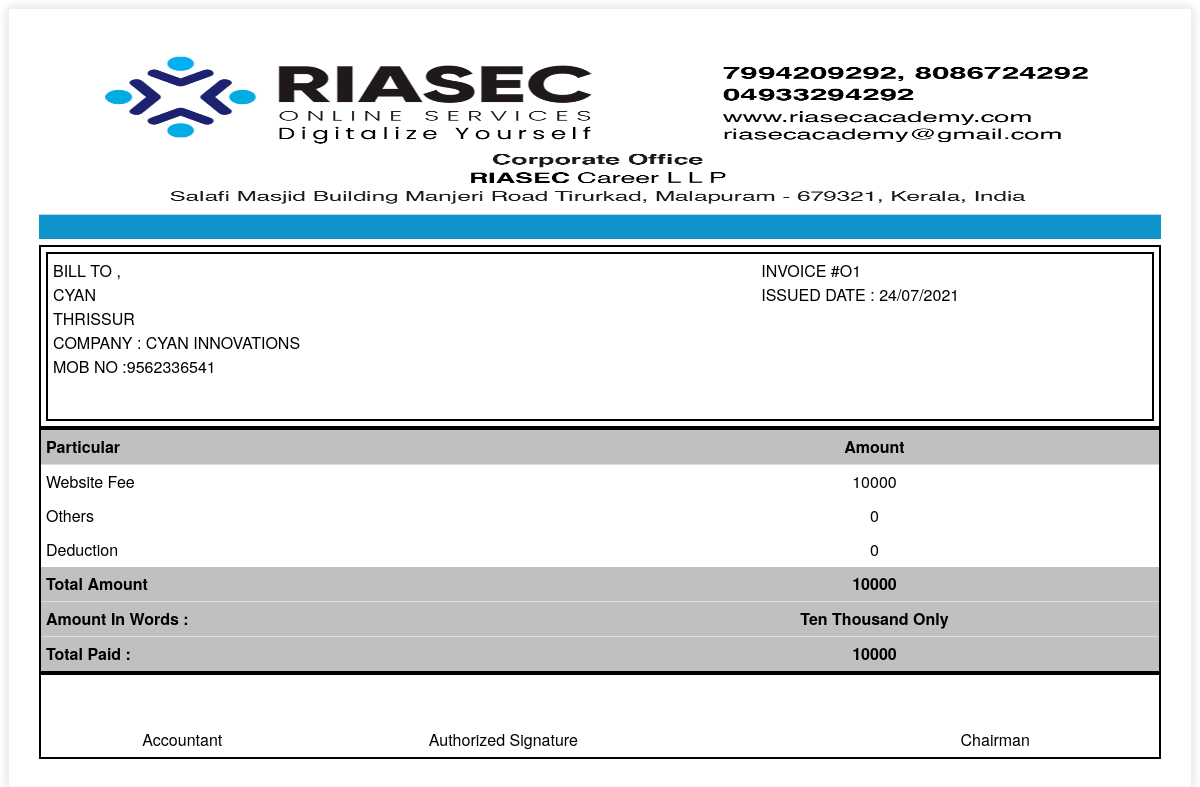
The page /onlinebill.php?bid=1 (signed in) on the database its author committed.
### tables this page shows
CREATE TABLE `client` (
  `id` int(255) NOT NULL,
  `cname` varchar(255) NOT NULL,
  `emailid` varchar(255) NOT NULL,
  `contact` varchar(255) NOT NULL,
  `place` varchar(255) DEFAULT NULL,
  `department` varchar(255) NOT NULL,
  `departmentname` varchar(255) NOT NULL,
  `company` varchar(255) DEFAULT NULL,
  `about` varchar(255) DEFAULT NULL,
  `balance` double NOT NULL DEFAULT 0,
  `delete_status` enum('0','1') NOT NULL DEFAULT '0'
);

CREATE TABLE `onlinepay_transaction` (
  `id` int(255) NOT NULL,
  `stdid` varchar(255) NOT NULL,
  `submitdate` datetime NOT NULL,
  `websitefee` double NOT NULL DEFAULT 0,
  `digitalfee` double NOT NULL DEFAULT 0,
  `appfee` double NOT NULL DEFAULT 0,
  `financialfee` double NOT NULL DEFAULT 0,
  `applicationfee` double NOT NULL DEFAULT 0,
  `certificatefee` double NOT NULL DEFAULT 0,
  `others` double NOT NULL DEFAULT 0,
  `totalamount` double NOT NULL DEFAULT 0,
  `paid` double NOT NULL DEFAULT 0,
  `transcation_remark` varchar(255) DEFAULT NULL,
  `total_deduction` double NOT NULL DEFAULT 0,
  `skey` varchar(255) DEFAULT NULL
);

### onlinebill.php (the view, shortened to what this page needs)
<?php
include("php/dbconnect.php");
$submitdate='';
        $websitefee='';
        $totalamount='';
        $othexpense='';
        $total_deduction='';
        $paid='';
        $clientname='';
        $place='';
        $contact='';
        $company='';
class numbertowordconvertsconver {
    function convert_number($number)
    {
        $giga = floor($number / 1000000);
        $number -= $giga * 1000000;
        $kilo = floor($number / 1000);
        $number -= $kilo * 1000;
        $hecto = floor($number / 100);
        $number -= $hecto * 100;
        $deca = floor($number / 10);
        $n = $number % 10;
        $result = "";
        if ($kilo)
        {
            $result .= (empty($result) ? "" : " ") .$this->convert_number($kilo) . " Thousand";
        }
        $ones = array("", "One", "Two", "Three", "Four", "Five", "Six", "Seven", "Eight", "Nine", "Ten", "Eleven", "Twelve", "Thirteen", "Fourteen", "Fifteen", "Sixteen", "Seventeen", "Eightteen", "Nineteen");
        $tens = array("", "", "Twenty", "Thirty", "Fourty", "Fifty", "Sixty", "Seventy", "Eigthy", "Ninety");
        if ($deca || $n) {
            if ($deca < 2)
            {
                $result .= $ones[$deca * 10 + $n];
            } else {
                $result .= $tens[$deca];
                if ($n)
                {
                    $result .= "-" . $ones[$n];
                }
            }
        }
        return $result;
    }
}
?>
<!doctype html>
<html>
<head>
</head>
<body>
    <div class="invoice-box">
        <?php
        $bid = mysqli_real_escape_string($conn,$_GET['bid']);
        $sql = "select * from onlinepay_transaction where id='".$bid."'";
        $q = $conn->query($sql);
        if($q->num_rows>0)
        {
        $res=$q->fetch_assoc();
        $submitdate=$res["submitdate"];
        $websitefee=$res["websitefee"];
        $othexpense=$res["others"];
        $total_deduction=$res["total_deduction"];
        $totalamount=$res["totalamount"];
        $paid=$res["paid"];
        $stdid=$res["stdid"];
        $sqll = "select * from client where id='".$stdid."'";
        $qs= $conn->query($sqll);
        if($qs->num_rows>0)
        {
        $ress=$qs->fetch_assoc();
        $clientname=strtoupper($ress["cname"]);
        $place=strtoupper($ress["place"]);
        $contact=$ress["contact"];
        $company=strtoupper($ress["company"]);
        }
        $class_obj = new numbertowordconvertsconver();
        $convert_number = $totalamount;
        }
        ?>
    <div class="top">
               <img src="img/Online.png" style="width:100%;max-height:200px;"/>
           </div>
        <table cellpadding="0" cellspacing="0">
            <tr class="information">
                <td colspan="10">
                    <table>
                        <tr>
                            <td>BILL TO ,<br>
                               <?php echo $clientname ?>
                               <br>
                               <?php echo $place ?>
                               <br>
                               COMPANY : <?php echo $company ?>
                               <br>
                               MOB NO :<?php echo $contact ?>
                            </td>
                            <td>&nbsp;</td>
                            <td>&nbsp;</td>
                            <td>&nbsp;</td>
                            <td>&nbsp;</td>
                            <td>&nbsp;</td>
                            <td>&nbsp;</td>
                            <td>&nbsp;</td>
                            <td>&nbsp;</td>
                            <td>INVOICE #O<?php echo $bid?><br>
                                ISSUED DATE : <?php echo date("d/m/Y", strtotime($submitdate))?>
                            </td>
                        </tr>
                    </table>
                </td>
            </tr>
            <table>
            <tr class="heading">
                <td>
                    Particular
                </td>
                <td>
                     Amount
                </td>
            </tr>
            <?php if($websitefee>0){?>
           <tr>
           <td>Website Fee</td>
           <td><?php echo $websitefee;?></td>
           </tr>
           <?php }?>
           <tr>
           <td>Others</td>
           <td><?php echo $othexpense;?></td>
           </tr>
           <tr>
           <td>Deduction</td>
           <td><?php echo $total_deduction;?></td>
          </tr>
          <tr class="heading">
           <td>Total Amount</td>
           <td><?php echo $totalamount;?></td>
          </tr>
          <tr class="heading">
           <td>Amount In Words :</td>
           <td><?php echo $class_obj->convert_number($convert_number); ?> Only</td>
          </tr>
          <tr class="heading">
           <td>Total Paid :</td>
           <td><?php echo $paid; ?></td>
          </tr>
           </table>
        <tr class="information">
                <td colspan="10">
                    <table>
                        <tr>
                            <td class="title">
                            </td>
                            <td><br><br>Accountant</td>
                            <td></td>
                            <td></td>
                            <td></td>
                            <td></td>
                            <td></td>
                            <td><br><br>Authorized Signature</td>
                            <td></td>
                            <td></td>
                            <td></td>
                            <td></td>
                            <td></td>
                            <td><br><br>Chairman
                            </td>
                        </tr>
                    </table>
                </td>
            </tr>
        </table>
    </div>
</body>
</html>

### onlinebill.php (style rules this page uses)
.invoice-box { max-width: 100%; margin: auto; padding: 30px; border: 1px solid #eee; box-shadow: 0 0 10px rgba(0, 0, 0, .15); font-size: 16px; line-height: 24px; font-family: 'Helvetica Neue', 'Helvetica', Helvetica, Arial, sans-serif; }
.invoice-box table { width: 100%; line-height: inherit; text-align: left; border: 2px solid black; border-collapse: collapse; }
.invoice-box table td { padding: 5px; vertical-align: top; }
.invoice-box table tr td:nth-child(2) { text-align: center; }
.invoice-box table tr.information table td { padding-bottom: 40px; }
.invoice-box table tr.heading td { background: #C0C0C0 ; color:black; border-bottom: 1px solid #ddd; font-weight: bold; }

### rows shown on the page
client: cname "CYAN", place "THRISSUR", company "CYAN INNOVATIONS", contact "9562336541"
onlinepay_transaction: submitdate "24/07/2021", websitefee "10000", others "0", total_deduction "0", totalamount "10000", totalamount "Ten Thousand", paid "10000"

### other values the page prints
$bid "1"
